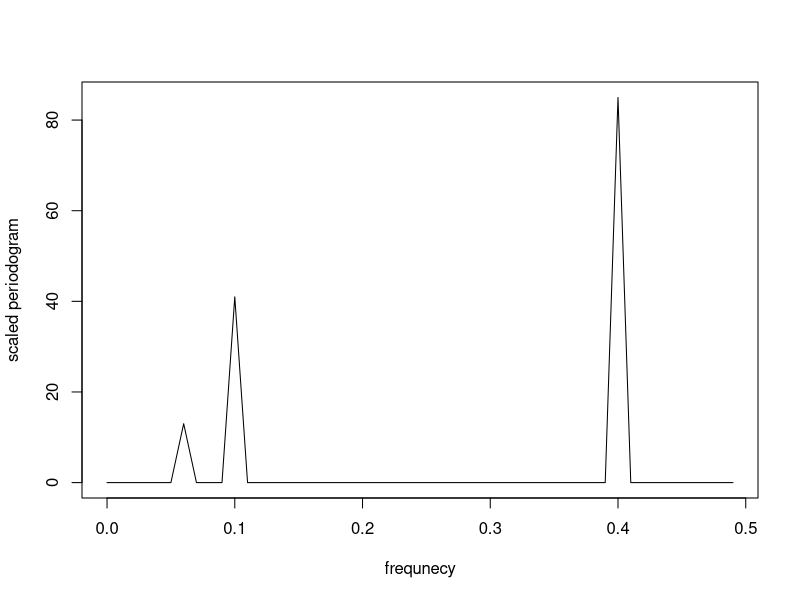
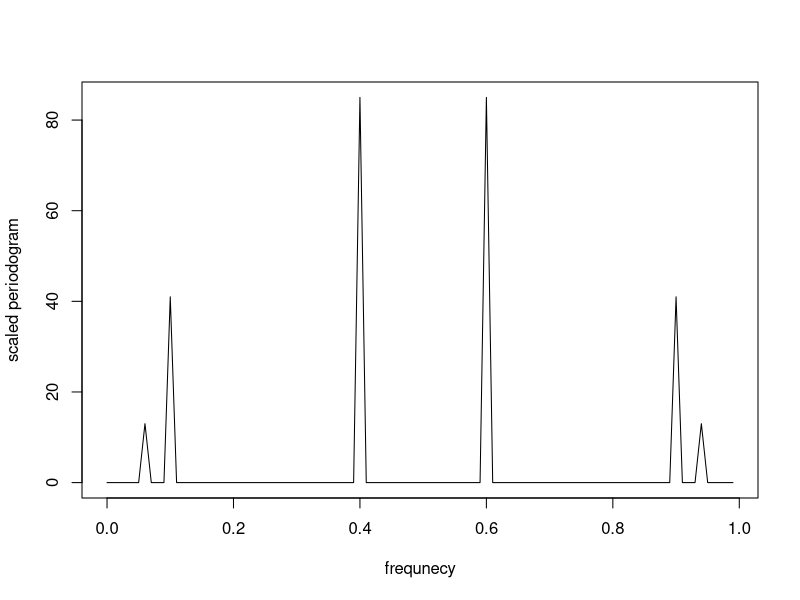

These charts were generated, in order, by the following R code:
set.seed(1000)
# for 100 observations
t = 1:100
xt1 = 2*cos(2*pi*t*0.06) + 3*sin(2*pi*t*0.06)
xt2 = 4*cos(2*pi*t*0.10) + 5*sin(2*pi*t*0.10)
xt3 = 6*cos(2*pi*t*0.40) + 7*sin(2*pi*t*0.40)

xt = xt1 + xt2 + xt3 #superimposition


I = abs(fft(xt))^2/100 #the periodogram
P = (4/100)*I[1:50] # the scaled periodogram
f = 0:49/100 #frequencies
# considering one half, bcoz folding frequency, the 
#other one will be the mirror image of the first one

plot(f, P, type = "l", xlab = "frequnecy", ylab = "scaled periodogram")
f[P == max(P)] #most dominant frequency
f[order(P, decreasing = TRUE)][1:3] # dominant frequencies

# order() -> gives the indices of the P, when arranged in decreasing order, using those 
#indices to get hold of the corresponding to the f values on those indices

##second half is the mirror image of the first part
I = abs(fft(xt))^2/100 #the periodogram
P = (4/100)*I # the scaled periodogram
f = 0:99/100 #frequencies
# considering one half, bcoz folding frequency, the other one will be the mirror image of the first one

plot(f, P, type = "l", xlab = "frequnecy", ylab = "scaled periodogram")
f[P == max(P)] #dominant frequency
